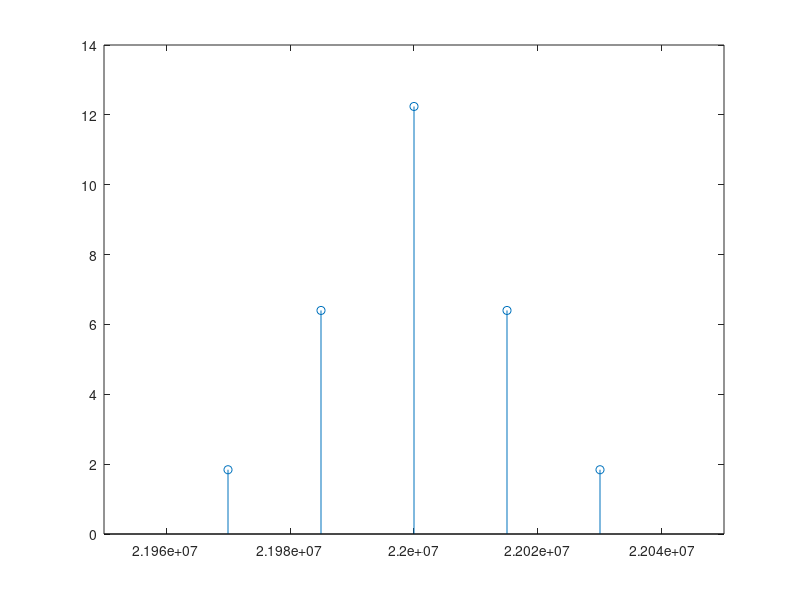

MATLAB code to generate this figure:
Volts=[ 1.84 6.4 12.24 6.4 1.84];
Hz=[ 21970000 21985000 22000000 22015000 22030000 ];
figure (1);
stem (Hz, Volts);
xlim([21950000 22050000]);